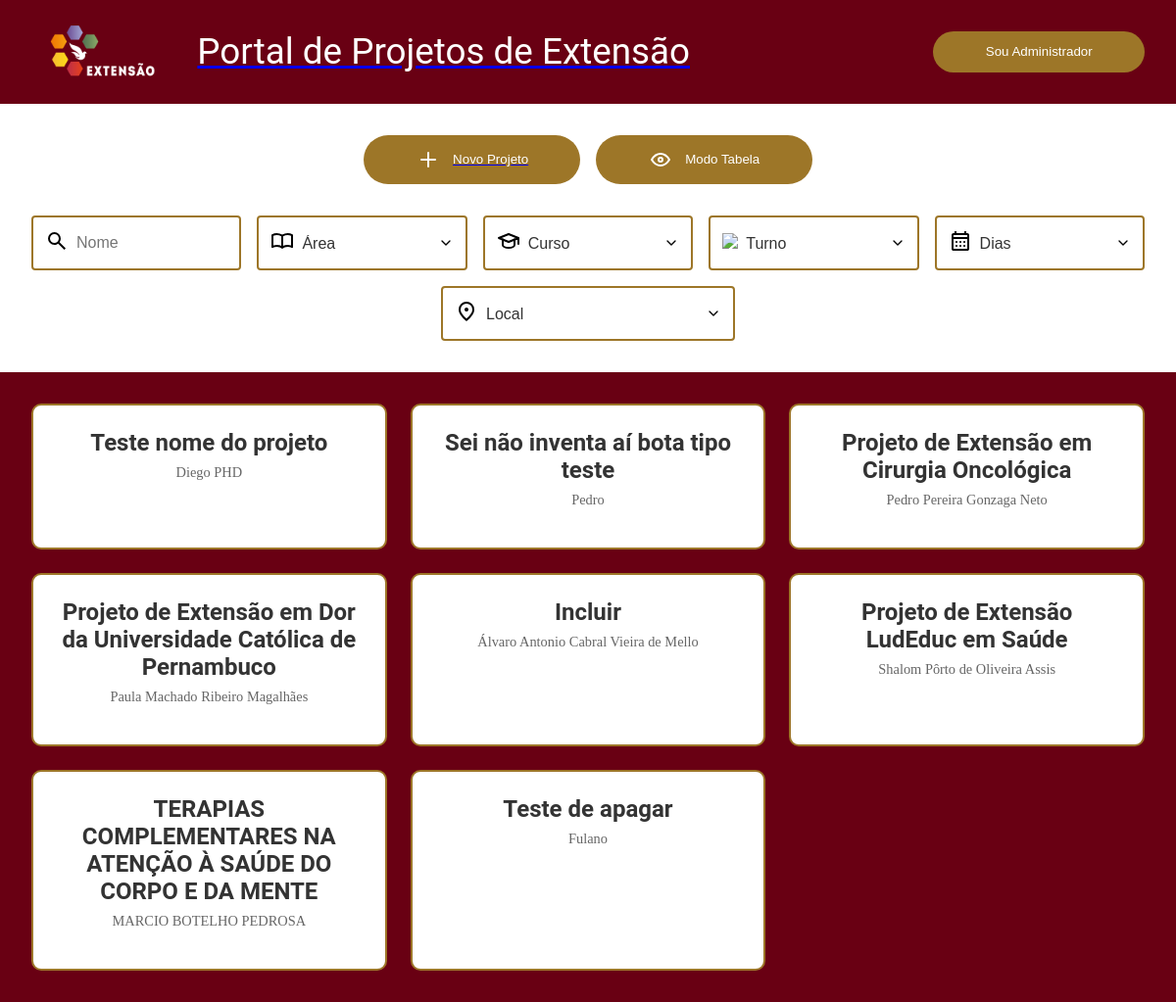
The app's page /, older data.
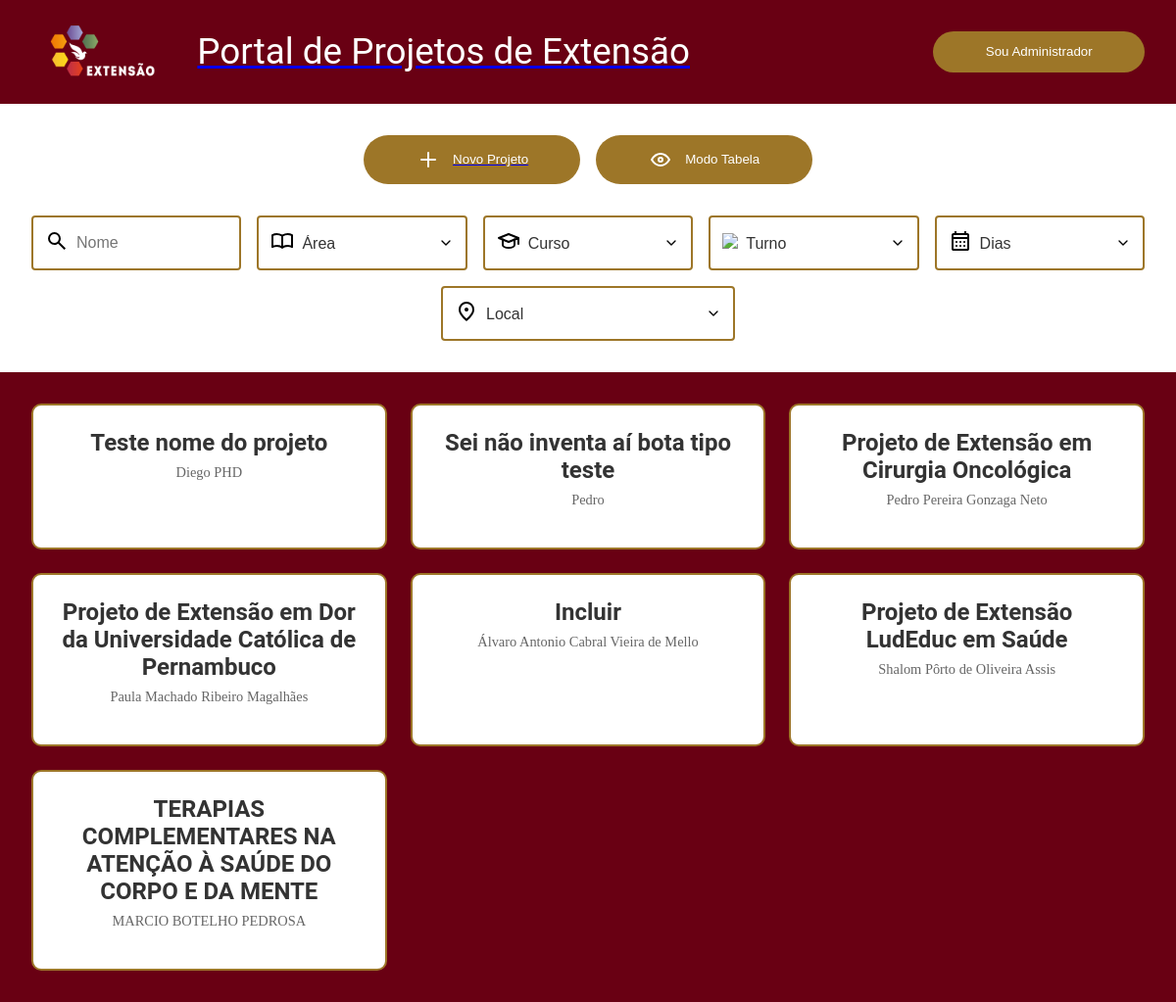
The same page, newer data.
### portalExtensaoUnicap_app/models.py (models this page shows, shortened)
class projeto(models.Model):
    id=models.BigAutoField(primary_key=True)
    identificacao_unica=models.TextField(max_length=9, blank=False, null=False)
    titulo=models.TextField(max_length=300, blank=False, null=False)
    proposta=models.TextField(max_length=3000, blank=False, null=False)
    curso=models.TextField(max_length=150, blank=False, null=False)
    coordenador=models.TextField(max_length=150, blank=False, null=False)
    ch_total=models.IntegerField(blank=False, null=False)
    ch_semanal_docente=models.IntegerField(blank=False, null=False)
    ch_semanal_estudante=models.IntegerField(blank=False, null=False)
    data_inicio=models.DateField(auto_now=False, auto_now_add=False)
    data_termino=models.DateField(auto_now=False, auto_now_add=False)
    instagram=models.TextField(blank=True)
    contato=models.TextField(blank=False)
    formulario=models.TextField(blank=True)

### portalExtensaoUnicap_app/views.py (the view)
# urls.py: path('', views.PortalExtensaoView, name='menu'),
def PortalExtensaoView(request):
    projetos = projeto.objects.all()
    return render(request, 'admin-cards.html', {
        'current_page': 'public-cards',
        'portalExtensaoUnicap_app_projetos': projetos
    })

### portalExtensaoUnicap_app/templates/admin-cards.html (shortened to what this page needs)
{% extends 'admin-base.html' %}
{% load static %}
{% block projetos %}
<div id="project-grid" class="projects-grid">
    {% for projeto in portalExtensaoUnicap_app_projetos %}
    <a href="{% url 'project' projeto.id %}" class="project-card">
        <h2>{{ projeto.titulo }}</h2>
        <p class="professor">{{ projeto.coordenador }}</p>
    </a>
    {% empty %}
    <p style="text-align: center;">Nenhum projeto cadastrado ainda.</p>
    {% endfor %}
</div>
{% endblock %}

Row changes from the older to the newer data that the page shows:
removed projeto: titulo "Teste de apagar", coordenador "Fulano"
